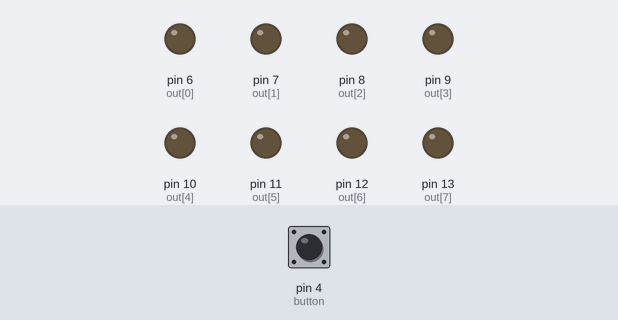
Simulated run of this sketch. Board: Arduino Uno, built with avr-gcc and run on an emulated ATmega328P. Shown: output pins drawn as LEDs (lit = HIGH). Inputs (shaded band) come from the test bench; at power-on: pin 4 (button) HIGH.

Above: at 1.2 s.
1.3 s: pin 4 (button) pulled LOW for 0.15 s
At 1.9 s:
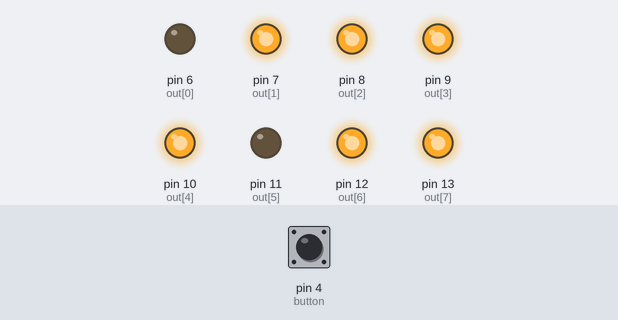
2.9 s: pin 4 (button) pulled LOW for 1 s
At 4.3 s:
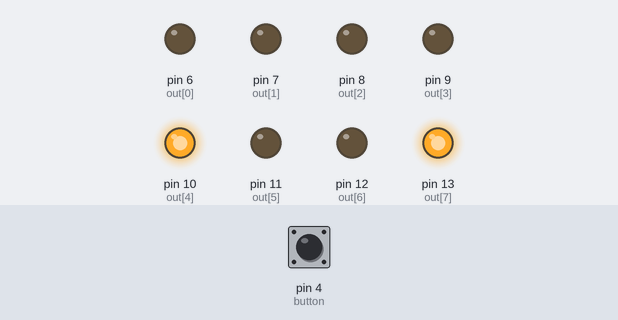
5.4 s: pin 4 (button) pulled LOW for 0.15 s
At 6.2 s:
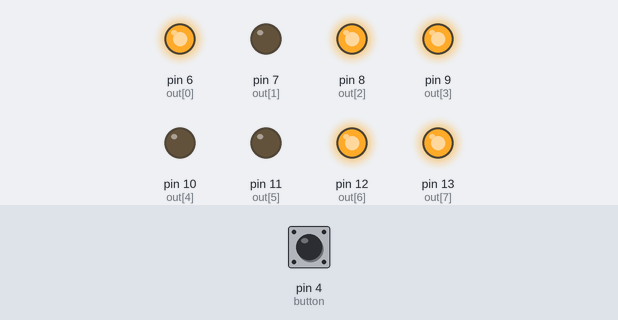
7.0 s: pin 4 (button) pulled LOW for 3.2 s
At 7.4 s:
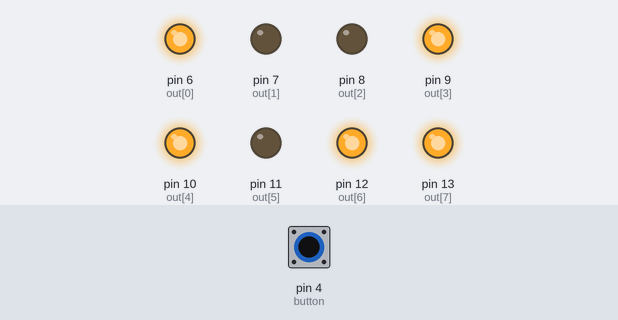
11.7 s: pin 4 (button) pulled LOW for 0.15 s
At 12.2 s:
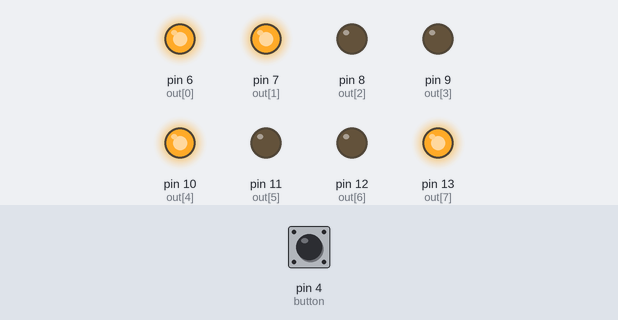
13.3 s: pin 4 (button) pulled LOW for 1 s
At 14.6 s:
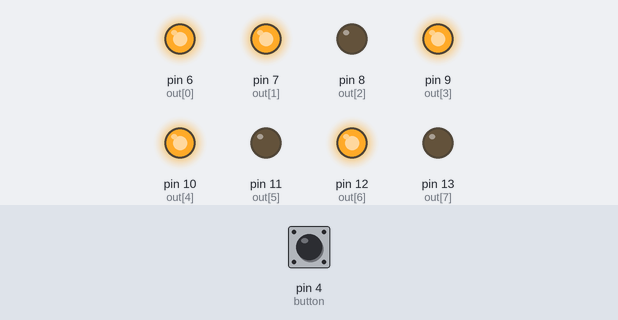
Timing chart, 0 to 16.3 s (numbered marks = the images above; inputs shaded):
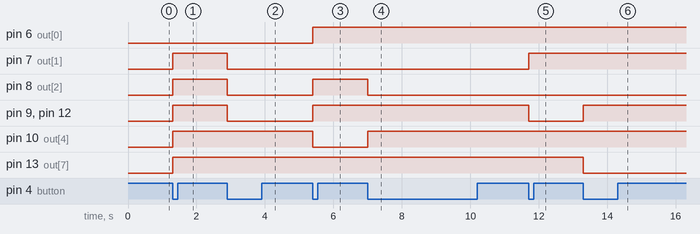

The sketch:

ex81.ino
```cpp
const byte out[] = {6,7,8,9,10,11,12,13,0xff};
const byte button = 4;

void setup() {
  for(byte i=0; out[i] != 0xff; i++){
    pinMode(out[i], OUTPUT);
    }

  pinMode(button, INPUT_PULLUP);
}

void loop() {
  static bool prev = HIGH;
  static bool now = HIGH;
  static int i = 0;

  now = digitalRead(button);

  if(now == LOW && prev == HIGH){
    ld(i++);
    }
    prev = now;
   if(i>=16){
    i = 0;
    }
}

void ld(byte a){
  for(byte i=0; out[i]!=0xff; i++){
    digitalWrite(out[i], LOW);
    }

  if(a==0){
    digitalWrite(out[1], HIGH);
    digitalWrite(out[2], HIGH);
    digitalWrite(out[3], HIGH);
    digitalWrite(out[4], HIGH);
    digitalWrite(out[6], HIGH);
    digitalWrite(out[7], HIGH);
    }

  else if(a==1){
    digitalWrite(out[4], HIGH);
    digitalWrite(out[7], HIGH);
    }

  else if(a==2){
    digitalWrite(out[0], HIGH);
    digitalWrite(out[2], HIGH);
    digitalWrite(out[3], HIGH);
    digitalWrite(out[6], HIGH);
    digitalWrite(out[7], HIGH);
    }

  else if(a==3){
    digitalWrite(out[0], HIGH);
    digitalWrite(out[3], HIGH);
    digitalWrite(out[4], HIGH);
    digitalWrite(out[6], HIGH);
    digitalWrite(out[7], HIGH);
    }

  else if(a==4){
    digitalWrite(out[0], HIGH);
    digitalWrite(out[1], HIGH);
    digitalWrite(out[4], HIGH);
    digitalWrite(out[7], HIGH);
    }

  else if(a==5){
    digitalWrite(out[0], HIGH);
    digitalWrite(out[1], HIGH);
    digitalWrite(out[3], HIGH);
    digitalWrite(out[4], HIGH);
    digitalWrite(out[6], HIGH);
    }

  else if(a==6){
    digitalWrite(out[0], HIGH);
    digitalWrite(out[1], HIGH);
    digitalWrite(out[2], HIGH);
    digitalWrite(out[3], HIGH);
    digitalWrite(out[4], HIGH);
    digitalWrite(out[6], HIGH);
    }

  else if(a==7){
    digitalWrite(out[1], HIGH);
    digitalWrite(out[4], HIGH);
    digitalWrite(out[6], HIGH);
    digitalWrite(out[7], HIGH);
    }

  else if(a==8){
    digitalWrite(out[0], HIGH);
    digitalWrite(out[1], HIGH);
    digitalWrite(out[2], HIGH);
    digitalWrite(out[3], HIGH);
    digitalWrite(out[4], HIGH);
    digitalWrite(out[6], HIGH);
    digitalWrite(out[7], HIGH);
    }

  else if(a==9){
    digitalWrite(out[0], HIGH);
    digitalWrite(out[1], HIGH);
    digitalWrite(out[3], HIGH);
    digitalWrite(out[4], HIGH);
    digitalWrite(out[6], HIGH);
    digitalWrite(out[7], HIGH);
    }

  else if(a==10){
    digitalWrite(out[0], HIGH);
    digitalWrite(out[1], HIGH);
    digitalWrite(out[2], HIGH);
    digitalWrite(out[4], HIGH);
    digitalWrite(out[6], HIGH);
    digitalWrite(out[7], HIGH);
    }

  else if(a==11){
    digitalWrite(out[0], HIGH);
    digitalWrite(out[1], HIGH);
    digitalWrite(out[2], HIGH);
    digitalWrite(out[3], HIGH);
    digitalWrite(out[4], HIGH);
    }

  else if(a==12){
    digitalWrite(out[1], HIGH);
    digitalWrite(out[2], HIGH);
    digitalWrite(out[3], HIGH);
    digitalWrite(out[6], HIGH);
    }

  else if(a==13){
    digitalWrite(out[0], HIGH);
    digitalWrite(out[2], HIGH);
    digitalWrite(out[3], HIGH);
    digitalWrite(out[4], HIGH);
    digitalWrite(out[7], HIGH);
    }

  else if(a==14){
    digitalWrite(out[0], HIGH);
    digitalWrite(out[1], HIGH);
    digitalWrite(out[2], HIGH);
    digitalWrite(out[3], HIGH);
    digitalWrite(out[6], HIGH);
    }

  else if(a==15){
    digitalWrite(out[0], HIGH);
    digitalWrite(out[1], HIGH);
    digitalWrite(out[2], HIGH);
    digitalWrite(out[6], HIGH);
    }
  }
```

Measured:
- after the input at 1.3 s, pin 7 (out[1]), pin 8 (out[2]), pin 9 (out[3]), pin 10 (out[4]), pin 12 (out[6]), pin 13 (out[7]): LOW → HIGH at once
- after the input at 2.9 s, pin 7 (out[1]), pin 8 (out[2]), pin 9 (out[3]), pin 12 (out[6]): HIGH → LOW at once
- after the input at 5.4 s, pin 6 (out[0]), pin 8 (out[2]), pin 9 (out[3]), pin 12 (out[6]): LOW → HIGH at once; pin 10 (out[4]): HIGH → LOW at once
- after the input at 7.0 s, pin 8 (out[2]): HIGH → LOW at once; pin 10 (out[4]): LOW → HIGH at once
- after the input at 11.7 s, pin 7 (out[1]): LOW → HIGH at once; pin 9 (out[3]), pin 12 (out[6]): HIGH → LOW at once
- after the input at 13.3 s, pin 9 (out[3]), pin 12 (out[6]): LOW → HIGH at once; pin 13 (out[7]): HIGH → LOW at once
